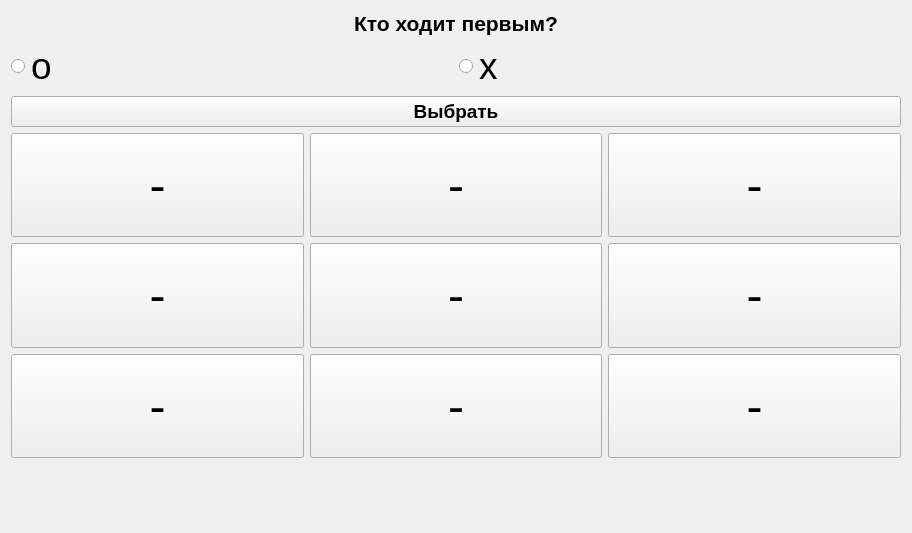
<?xml version="1.0" encoding="UTF-8"?>
<ui version="4.0">
 <class>Form</class>
 <widget class="QWidget" name="Form">
  <property name="geometry">
   <rect>
    <x>0</x>
    <y>0</y>
    <width>912</width>
    <height>533</height>
   </rect>
  </property>
  <property name="windowTitle">
   <string>Form</string>
  </property>
  <layout class="QGridLayout" name="gridLayout_2">
   <item row="0" column="0">
    <layout class="QGridLayout" name="gridLayout">
     <item row="0" column="0" colspan="2">
      <widget class="QLabel" name="label">
       <property name="sizePolicy">
        <sizepolicy hsizetype="Preferred" vsizetype="Maximum">
         <horstretch>0</horstretch>
         <verstretch>0</verstretch>
        </sizepolicy>
       </property>
       <property name="font">
        <font>
         <pointsize>16</pointsize>
         <weight>75</weight>
         <bold>true</bold>
        </font>
       </property>
       <property name="text">
        <string>Кто ходит первым?</string>
       </property>
       <property name="alignment">
        <set>Qt::AlignCenter</set>
       </property>
      </widget>
     </item>
     <item row="2" column="0" colspan="2">
      <widget class="QPushButton" name="pushButton">
       <property name="sizePolicy">
        <sizepolicy hsizetype="Minimum" vsizetype="Maximum">
         <horstretch>0</horstretch>
         <verstretch>0</verstretch>
        </sizepolicy>
       </property>
       <property name="font">
        <font>
         <pointsize>14</pointsize>
         <weight>75</weight>
         <bold>true</bold>
        </font>
       </property>
       <property name="text">
        <string>Выбрать</string>
       </property>
      </widget>
     </item>
     <item row="1" column="0">
      <widget class="QRadioButton" name="radioButton">
       <property name="sizePolicy">
        <sizepolicy hsizetype="Minimum" vsizetype="Maximum">
         <horstretch>0</horstretch>
         <verstretch>0</verstretch>
        </sizepolicy>
       </property>
       <property name="font">
        <font>
         <pointsize>28</pointsize>
        </font>
       </property>
       <property name="text">
        <string>o</string>
       </property>
      </widget>
     </item>
     <item row="1" column="1">
      <widget class="QRadioButton" name="radioButton_2">
       <property name="sizePolicy">
        <sizepolicy hsizetype="Minimum" vsizetype="Maximum">
         <horstretch>0</horstretch>
         <verstretch>0</verstretch>
        </sizepolicy>
       </property>
       <property name="font">
        <font>
         <pointsize>28</pointsize>
        </font>
       </property>
       <property name="text">
        <string>x</string>
       </property>
      </widget>
     </item>
     <item row="3" column="0" colspan="2">
      <layout class="QGridLayout" name="gridLayout_3">
       <item row="2" column="0">
        <widget class="QPushButton" name="pushButton_8">
         <property name="enabled">
          <bool>true</bool>
         </property>
         <property name="sizePolicy">
          <sizepolicy hsizetype="Minimum" vsizetype="Minimum">
           <horstretch>0</horstretch>
           <verstretch>0</verstretch>
          </sizepolicy>
         </property>
         <property name="font">
          <font>
           <pointsize>36</pointsize>
           <weight>50</weight>
           <bold>false</bold>
          </font>
         </property>
         <property name="text">
          <string>-</string>
         </property>
        </widget>
       </item>
       <item row="2" column="2">
        <widget class="QPushButton" name="pushButton_10">
         <property name="enabled">
          <bool>true</bool>
         </property>
         <property name="sizePolicy">
          <sizepolicy hsizetype="Minimum" vsizetype="Minimum">
           <horstretch>0</horstretch>
           <verstretch>0</verstretch>
          </sizepolicy>
         </property>
         <property name="font">
          <font>
           <pointsize>36</pointsize>
           <weight>50</weight>
           <bold>false</bold>
          </font>
         </property>
         <property name="text">
          <string>-</string>
         </property>
        </widget>
       </item>
       <item row="2" column="1">
        <widget class="QPushButton" name="pushButton_9">
         <property name="enabled">
          <bool>true</bool>
         </property>
         <property name="sizePolicy">
          <sizepolicy hsizetype="Minimum" vsizetype="Minimum">
           <horstretch>0</horstretch>
           <verstretch>0</verstretch>
          </sizepolicy>
         </property>
         <property name="font">
          <font>
           <pointsize>36</pointsize>
           <weight>50</weight>
           <bold>false</bold>
          </font>
         </property>
         <property name="text">
          <string>-</string>
         </property>
        </widget>
       </item>
       <item row="0" column="1">
        <widget class="QPushButton" name="pushButton_3">
         <property name="enabled">
          <bool>true</bool>
         </property>
         <property name="sizePolicy">
          <sizepolicy hsizetype="Minimum" vsizetype="Minimum">
           <horstretch>0</horstretch>
           <verstretch>0</verstretch>
          </sizepolicy>
         </property>
         <property name="font">
          <font>
           <pointsize>36</pointsize>
           <weight>50</weight>
           <bold>false</bold>
          </font>
         </property>
         <property name="text">
          <string>-</string>
         </property>
        </widget>
       </item>
       <item row="1" column="2">
        <widget class="QPushButton" name="pushButton_7">
         <property name="enabled">
          <bool>true</bool>
         </property>
         <property name="sizePolicy">
          <sizepolicy hsizetype="Minimum" vsizetype="Minimum">
           <horstretch>0</horstretch>
           <verstretch>0</verstretch>
          </sizepolicy>
         </property>
         <property name="font">
          <font>
           <pointsize>36</pointsize>
           <weight>50</weight>
           <bold>false</bold>
          </font>
         </property>
         <property name="text">
          <string>-</string>
         </property>
        </widget>
       </item>
       <item row="0" column="0">
        <widget class="QPushButton" name="pushButton_2">
         <property name="enabled">
          <bool>true</bool>
         </property>
         <property name="sizePolicy">
          <sizepolicy hsizetype="Minimum" vsizetype="Minimum">
           <horstretch>0</horstretch>
           <verstretch>0</verstretch>
          </sizepolicy>
         </property>
         <property name="font">
          <font>
           <pointsize>36</pointsize>
           <weight>50</weight>
           <bold>false</bold>
          </font>
         </property>
         <property name="text">
          <string>-</string>
         </property>
        </widget>
       </item>
       <item row="0" column="2">
        <widget class="QPushButton" name="pushButton_4">
         <property name="enabled">
          <bool>true</bool>
         </property>
         <property name="sizePolicy">
          <sizepolicy hsizetype="Minimum" vsizetype="Minimum">
           <horstretch>0</horstretch>
           <verstretch>0</verstretch>
          </sizepolicy>
         </property>
         <property name="font">
          <font>
           <pointsize>36</pointsize>
           <weight>50</weight>
           <bold>false</bold>
          </font>
         </property>
         <property name="text">
          <string>-</string>
         </property>
        </widget>
       </item>
       <item row="1" column="0">
        <widget class="QPushButton" name="pushButton_5">
         <property name="enabled">
          <bool>true</bool>
         </property>
         <property name="sizePolicy">
          <sizepolicy hsizetype="Minimum" vsizetype="Minimum">
           <horstretch>0</horstretch>
           <verstretch>0</verstretch>
          </sizepolicy>
         </property>
         <property name="font">
          <font>
           <pointsize>36</pointsize>
           <weight>50</weight>
           <bold>false</bold>
          </font>
         </property>
         <property name="text">
          <string>-</string>
         </property>
        </widget>
       </item>
       <item row="1" column="1">
        <widget class="QPushButton" name="pushButton_6">
         <property name="enabled">
          <bool>true</bool>
         </property>
         <property name="sizePolicy">
          <sizepolicy hsizetype="Minimum" vsizetype="Minimum">
           <horstretch>0</horstretch>
           <verstretch>0</verstretch>
          </sizepolicy>
         </property>
         <property name="font">
          <font>
           <pointsize>36</pointsize>
           <weight>50</weight>
           <bold>false</bold>
          </font>
         </property>
         <property name="text">
          <string>-</string>
         </property>
        </widget>
       </item>
       <item row="3" column="0" colspan="3">
        <widget class="QLabel" name="label_2">
         <property name="sizePolicy">
          <sizepolicy hsizetype="Preferred" vsizetype="Maximum">
           <horstretch>0</horstretch>
           <verstretch>0</verstretch>
          </sizepolicy>
         </property>
         <property name="font">
          <font>
           <pointsize>18</pointsize>
           <weight>75</weight>
           <bold>true</bold>
          </font>
         </property>
         <property name="text">
          <string/>
         </property>
        </widget>
       </item>
       <item row="4" column="0" colspan="3">
        <widget class="QLabel" name="label_3">
         <property name="sizePolicy">
          <sizepolicy hsizetype="Preferred" vsizetype="Maximum">
           <horstretch>0</horstretch>
           <verstretch>0</verstretch>
          </sizepolicy>
         </property>
         <property name="font">
          <font>
           <pointsize>16</pointsize>
           <weight>75</weight>
           <bold>true</bold>
          </font>
         </property>
         <property name="text">
          <string/>
         </property>
        </widget>
       </item>
      </layout>
     </item>
    </layout>
   </item>
  </layout>
 </widget>
 <resources/>
 <connections/>
</ui>
